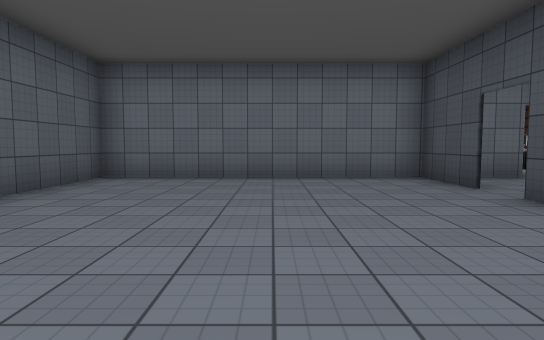
[1] (above)

24 first-person views from a walk through a scene from a Unity 3-D project. The camera is 1.3 m above the floor, tilts 4° down and sees 75° across. Doors are open. The floor is counted in squares, 2 m on a side. Each view is taken from the middle of a square. On the plan, view 1 faces up. The plan holds only what a view shows up to about 10 squares ahead; the rest is blank. The player is left out. Some surface patterns are stand-ins.

[2]
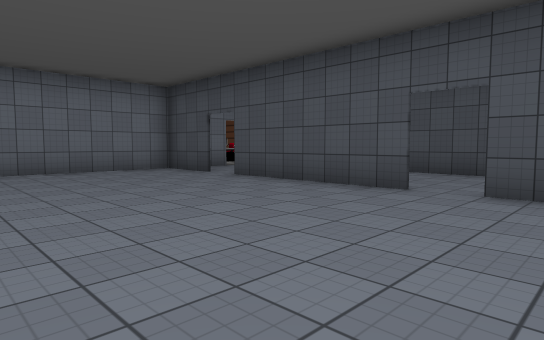

[3]
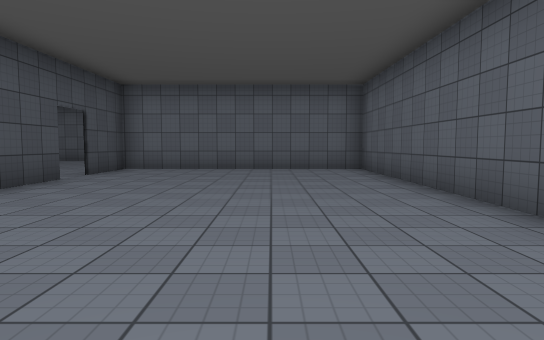

[4]
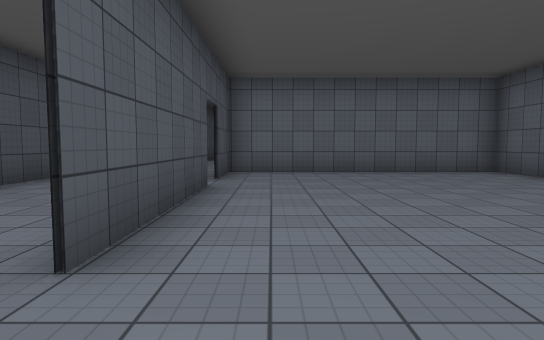

[5]
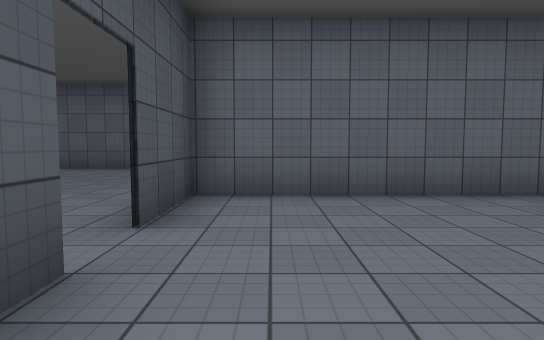

[6]
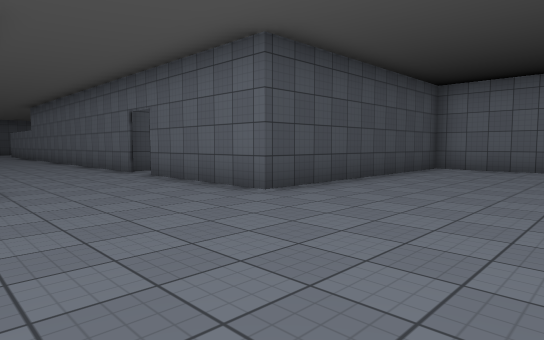

[7]
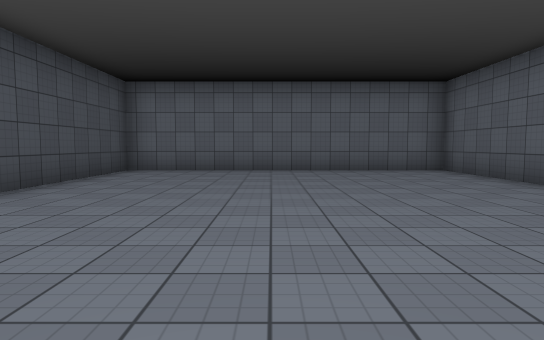

[8]
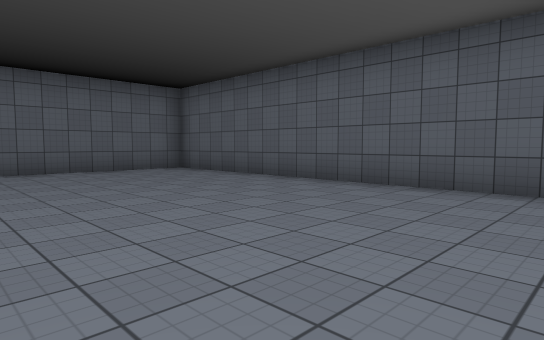

[9]
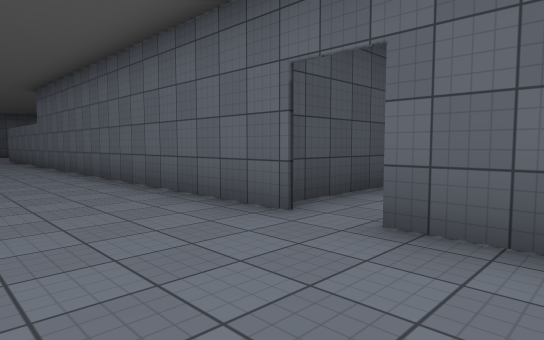

[10]
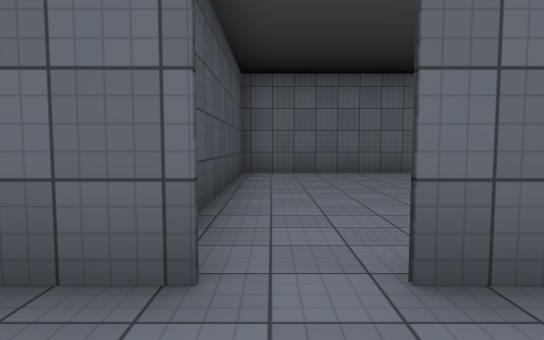

[11]
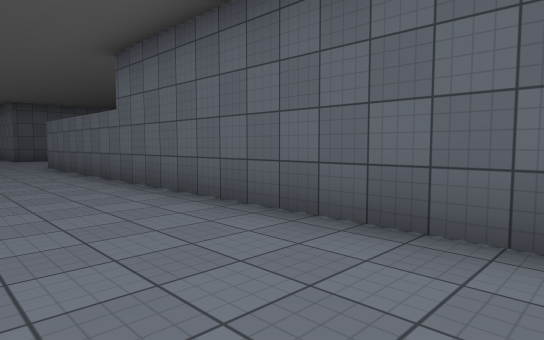

[12]
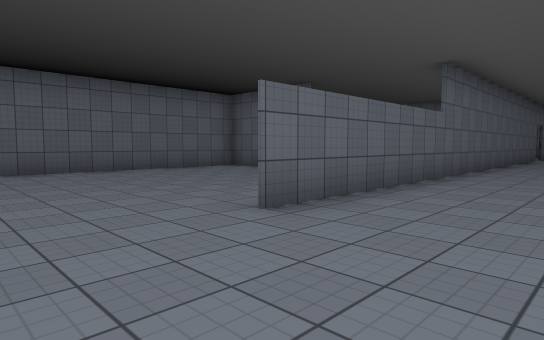

[13]
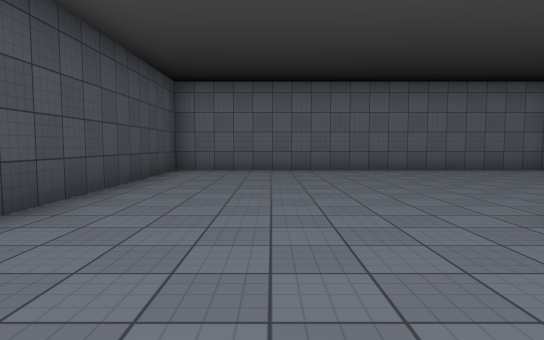

[14]
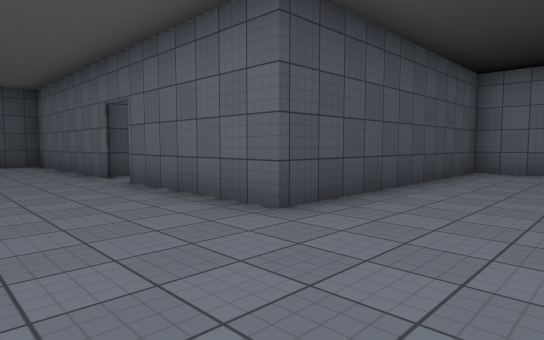

[15]
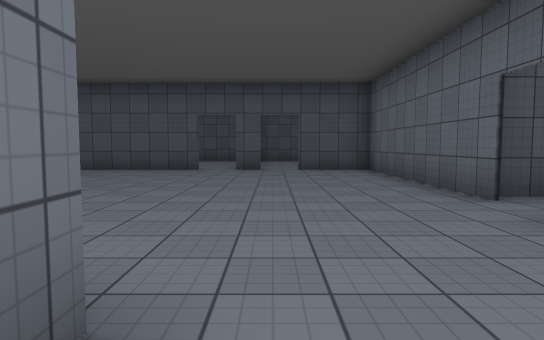

[16]
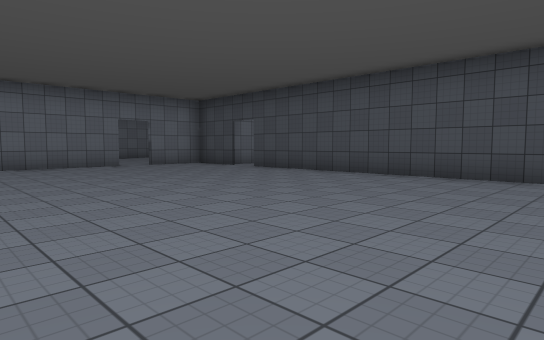

[17]
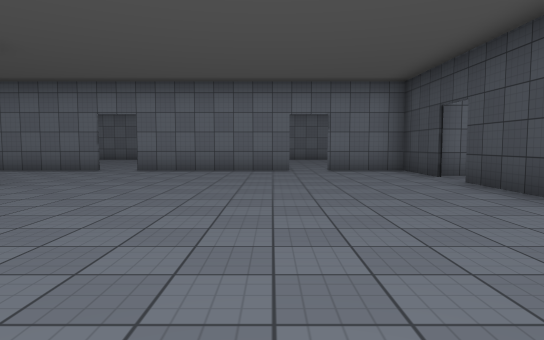

[18]
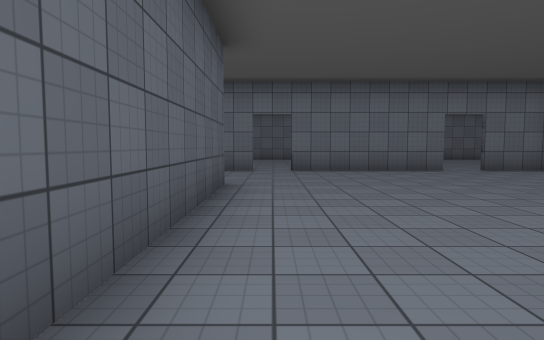

[19]
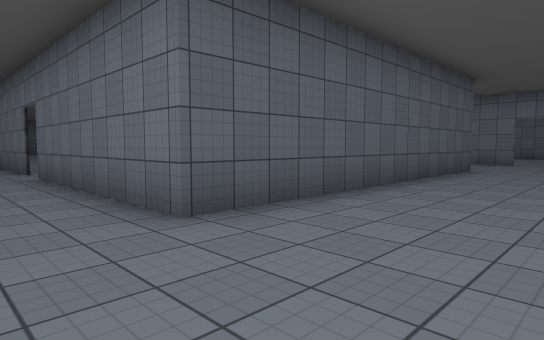

[20]
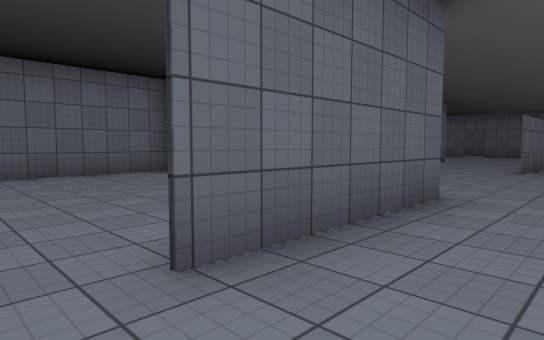

[21]
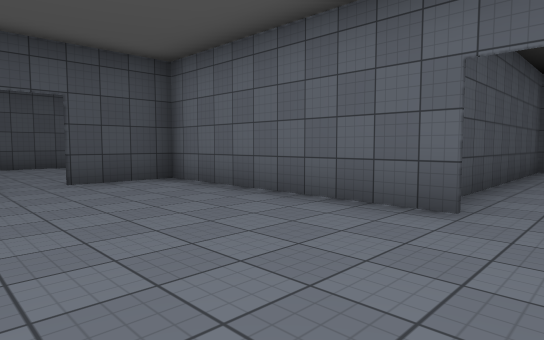

[22]
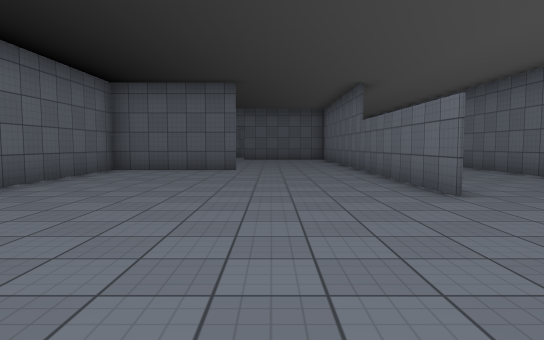

[23]
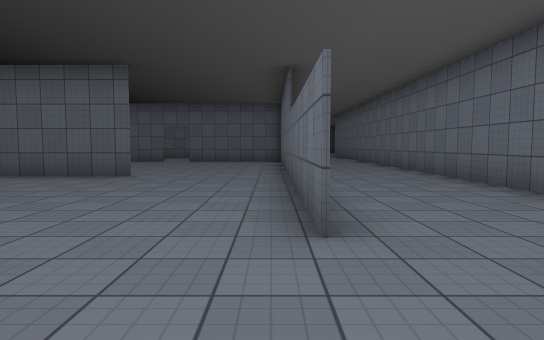

[24]
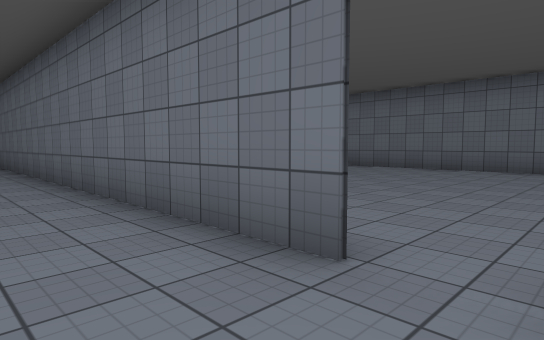

### Floor plan
Ten units are one square. View 1 is at (0, 0); x grows to the right and y downward. Boxes are objects, and circles mark ways between rooms. Rooms are numbered by the first view taken in them; rooms with no view inside come last. Other rooms are left out.
<svg viewBox="-40 -115 439 262">
<path fill="none" stroke="#000" d="M30 -1 30 -43M30 -51 30 -73M-15 -72 -35 -72 -35 26 30 26 30 7M29 -72 -6 -72M-6 -72 -15 -72M197 109 197 142 299 142M250 43 135 43M92 76 246 76 195 76M64 10 64 -18M295 142 295 76 331 76M312 -40 312 43 259 43M340 76 394 76 394 56M316 -72 289 -72M51 -72 29 -72M394 48 394 40M394 31 394 -42M365 -72 325 -72M-35 56 -35 142 47 142 47 76 84 76M394 -51 394 -72 374 -72M57 142 97 142 97 77M299 142 344 142 344 78"/>
<circle cx="-10" cy="-70" r="3" fill="#2a7"/>
<circle cx="30" cy="-50" r="3" fill="#2a7"/>
<circle cx="30" cy="0" r="3" fill="#2a7"/>
<circle cx="90" cy="80" r="3" fill="#2a7"/>
<circle cx="330" cy="80" r="3" fill="#2a7"/>
<text x="0" y="-20">1</text>
<text x="0" y="-110">2</text>
<text x="190" y="50">3</text>
<text x="70" y="110">4</text>
<text x="320" y="110">5</text>
</svg>
Room 1 opens to room 2. Room 1 opens to room 3. Room 3 opens to room 4. Room 3 opens to room 5.

Where each view was taken, in squares from view 1:
view 1: 0 up, 0 right, facing up
view 2: 2 down, 2 left, facing up-right
view 3: 7 up, 1 left, facing down
view 4: 6 up, 2 right, facing down
view 5: 2 up, 2 right, facing down
view 6: 4 down, 1 right, facing down-right
view 7: 5 down, 1 right, facing down
view 8: 5 down, 2 right, facing down-left
view 9: 5 down, 7 right, facing down-right
view 10: 6 down, 9 right, facing down
view 11: 5 down, 13 right, facing down-right
view 12: 5 down, 27 right, facing down-left
view 13: 5 down, 27 right, facing down
view 14: 5 down, 27 right, facing down-right
view 15: 5 down, 30 right, facing right
view 16: 4 down, 32 right, facing up-right
view 17: 2 down, 36 right, facing up
view 18: 2 down, 32 right, facing up
view 19: 6 down, 34 right, facing up-left
view 20: 6 down, 34 right, facing down-left
view 21: 4 down, 33 right, facing down-right
view 22: 10 down, 29 right, facing left
view 23: 8 down, 27 right, facing left
view 24: 6 down, 26 right, facing up-left
